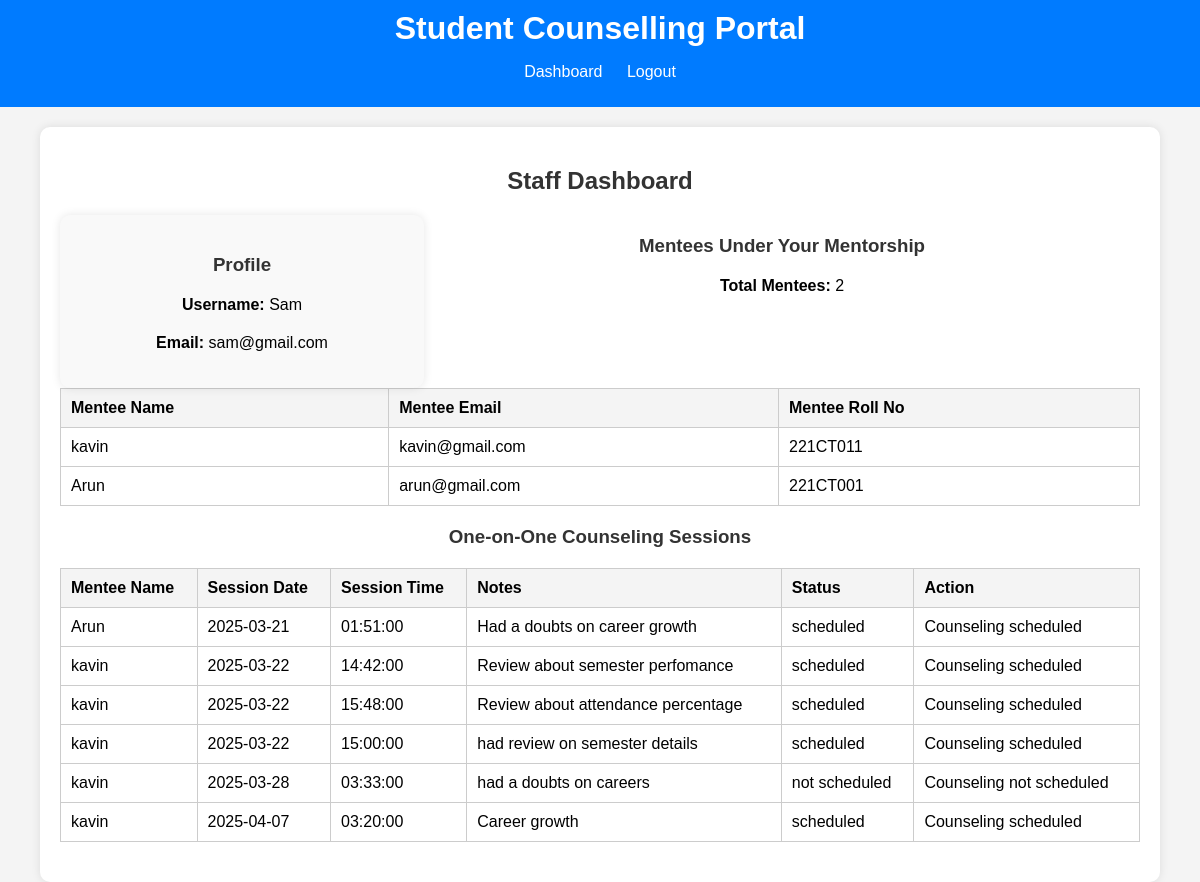
Screenshot of /mentees_mentorship.php (signed in) with the database file from the repository.
### tables this page shows
CREATE TABLE `users` (
  `id` int(11) NOT NULL,
  `username` varchar(50) NOT NULL,
  `email` varchar(100) NOT NULL,
  `password` varchar(255) NOT NULL,
  `user_type` enum('admin','staff','student') NOT NULL,
  `rollno` varchar(50) DEFAULT NULL,
  `programme_name` text NOT NULL DEFAULT 'BSc Computer Technology'
);

CREATE TABLE `counseling_sessions` (
  `id` int(11) NOT NULL,
  `mentor_id` int(11) NOT NULL,
  `mentee_id` int(11) NOT NULL,
  `session_date` date NOT NULL,
  `session_time` time NOT NULL,
  `notes` text DEFAULT NULL,
  `status` varchar(50) NOT NULL
);

### mentees_mentorship.php (the view, shortened to what this page needs)
<?php
include 'db_connection.php';
$staff_id = $_SESSION['staff_id'];
$sql = "SELECT username, email FROM users WHERE id = '$staff_id' AND user_type = 'staff'";
$result = mysqli_query($conn, $sql);
$staff = mysqli_fetch_assoc($result);
$sql = "SELECT u.username, u.email, u.rollno, u.id as mentee_id
        FROM staff_student_allocation ssa
        JOIN users u ON ssa.student_id = u.id
        WHERE ssa.staff_id = '$staff_id' AND ssa.role = 'mentor-mentee'";
$mentees_result = mysqli_query($conn, $sql);
$mentees = mysqli_fetch_all($mentees_result, MYSQLI_ASSOC);
$total_mentees = count($mentees);
$counseling_sessions_sql = "SELECT cs.id, u.username as mentee_username, cs.session_date, cs.session_time, cs.notes, cs.status
                            FROM counseling_sessions cs
                            JOIN users u ON cs.mentee_id = u.id
                            WHERE cs.mentor_id = '$staff_id'";
$counseling_sessions_result = mysqli_query($conn, $counseling_sessions_sql);
$counseling_sessions = mysqli_fetch_all($counseling_sessions_result, MYSQLI_ASSOC);
?>
<!DOCTYPE html>
<html lang="en">
<head>
    <link rel="stylesheet" href="stf.css">
</head>
<body>
<header>
    <h1>Student Counselling Portal</h1>
    <nav>
        <ul>
            <li><a href="staff_dashboard.php">Dashboard</a></li>
            <li><a href="logout.php">Logout</a></li>
        </ul>
    </nav>
</header>
    <div class="dashboard-container">
        <h2>Staff Dashboard</h2>
        <div class="profile-container" style="text-align: left;">
            <h3>Profile</h3>
            <p><strong>Username:</strong> <?php echo $staff['username']; ?></p>
            <p><strong>Email:</strong> <?php echo $staff['email']; ?></p>
        </div>
        <div class="mentees-mentorship">
            <h3>Mentees Under Your Mentorship</h3>
            <p><strong>Total Mentees:</strong> <?php echo $total_mentees; ?></p>
            <table>
                <thead>
                    <tr>
                        <th>Mentee Name</th>
                        <th>Mentee Email</th>
                        <th>Mentee Roll No</th>
                    </tr>
                </thead>
                <tbody>
                    <?php foreach ($mentees as $mentee): ?>
                        <tr>
                            <td><?php echo $mentee['username']; ?></td>
                            <td><?php echo $mentee['email']; ?></td>
                            <td><?php echo $mentee['rollno']; ?></td>
                        </tr>
                    <?php endforeach; ?>
                </tbody>
            </table>
        </div>
        <div class="counseling-sessions">
            <h3>One-on-One Counseling Sessions</h3>
            <table>
                <thead>
                    <tr>
                        <th>Mentee Name</th>
                        <th>Session Date</th>
                        <th>Session Time</th>
                        <th>Notes</th>
                        <th>Status</th>
                        <th>Action</th>
                    </tr>
                </thead>
                <tbody>
                    <?php foreach ($counseling_sessions as $session) { ?>
                        <tr id="session-<?php echo $session['id']; ?>">
                            <td><?php echo $session['mentee_username']; ?></td>
                            <td><?php echo $session['session_date']; ?></td>
                            <td><?php echo $session['session_time']; ?></td>
                            <td><?php echo $session['notes']; ?></td>
                            <td class="status"><?php echo $session['status']; ?></td>
                            <td class="action-buttons">
                                <?php if ($session['status'] === 'pending') { ?>
                                    <button onclick="updateSessionStatus(<?php echo $session['id']; ?>, 'accept')">Accept</button>
                                    <button onclick="updateSessionStatus(<?php echo $session['id']; ?>, 'reject')">Reject</button>
                                <?php } else { ?>
                                    <span><?php echo $session['status'] === 'scheduled' ? 'Counseling scheduled' : 'Counseling not scheduled'; ?></span>
                                <?php } ?>
                            </td>
                        </tr>
                    <?php } ?>
                </tbody>
            </table>
        </div>
    </div>
</body>
</html>

### stf.css (style rules this page uses)
body { font-family: Arial, sans-serif; background-color: #f4f4f4; margin: 0; padding: 0; }
header { background: #007bff; color: #fff; padding: 10px 0; text-align: center; }
header h1 { margin: 0; }
header nav ul { list-style: none; padding: 0; }
header nav ul li { display: inline; margin: 0 10px; }
header nav ul li a { color: #fff; text-decoration: none; }
.login-container, .container, .dashboard-container { width: 90%; margin: auto; overflow: hidden; background: #fff; padding: 20px; box-shadow: 0 0 10px rgba(0, 0, 0, 0.1); margin-top: 20px; border-radius: 10px; }
h2, h3 { text-align: center; color: #333; margin-bottom: 20px; }
p { text-align: center; margin-top: 20px; }
table { width: 100%; border-collapse: collapse; margin-bottom: 20px; }
table, th, td { border: 1px solid #ccc; }
th, td { padding: 10px; text-align: left; }
th { background: #f4f4f4; }
.profile-container { width: 30%; float: left; background: #f9f9f9; padding: 20px; border-radius: 10px; box-shadow: 0 0 10px rgba(0, 0, 0, 0.1); }
.latest-leave-applications table, th, td { border: 1px solid #ccc; }
.latest-leave-applications th, td { padding: 10px; text-align: left; }
.students-tutorship table, th, td { border: 1px solid #ccc; }
.students-tutorship th, td { padding: 10px; text-align: left; }
.mentees-mentorship { margin-top: 40px; }
.mentees-mentorship table { width: 100%; border-collapse: collapse; margin-bottom: 20px; }
.mentees-mentorship table, th, td { border: 1px solid #ccc; }
.mentees-mentorship th, td { padding: 10px; text-align: left; }
.mentees-mentorship th { background: #f4f4f4; }

### rows the page displays
users: username "Sam", email "sam@gmail.com"
users: username "kavin", email "kavin@gmail.com", rollno "221CT011"
users: username "Arun", email "arun@gmail.com", rollno "221CT001"
counseling_sessions: mentee.username "Arun", session_date "2025-03-21", session_time "01:51:00", notes "Had a doubts on career growth", status "scheduled", shows "Counseling scheduled"
counseling_sessions: mentee.username "kavin", session_date "2025-03-22", session_time "14:42:00", notes "Review about semester perfomance", status "scheduled", shows "Counseling scheduled"
counseling_sessions: mentee.username "kavin", session_date "2025-03-22", session_time "15:48:00", notes "Review about attendance percentage", status "scheduled", shows "Counseling scheduled"
counseling_sessions: mentee.username "kavin", session_date "2025-03-22", session_time "15:00:00", notes "had review on semester details", status "scheduled", shows "Counseling scheduled"
counseling_sessions: mentee.username "kavin", session_date "2025-03-28", session_time "03:33:00", notes "had a doubts on careers", status "not scheduled", shows "Counseling not scheduled"
counseling_sessions: mentee.username "kavin", session_date "2025-04-07", session_time "03:20:00", notes "Career growth", status "scheduled", shows "Counseling scheduled"

### other values shown
$total_mentees "2"
